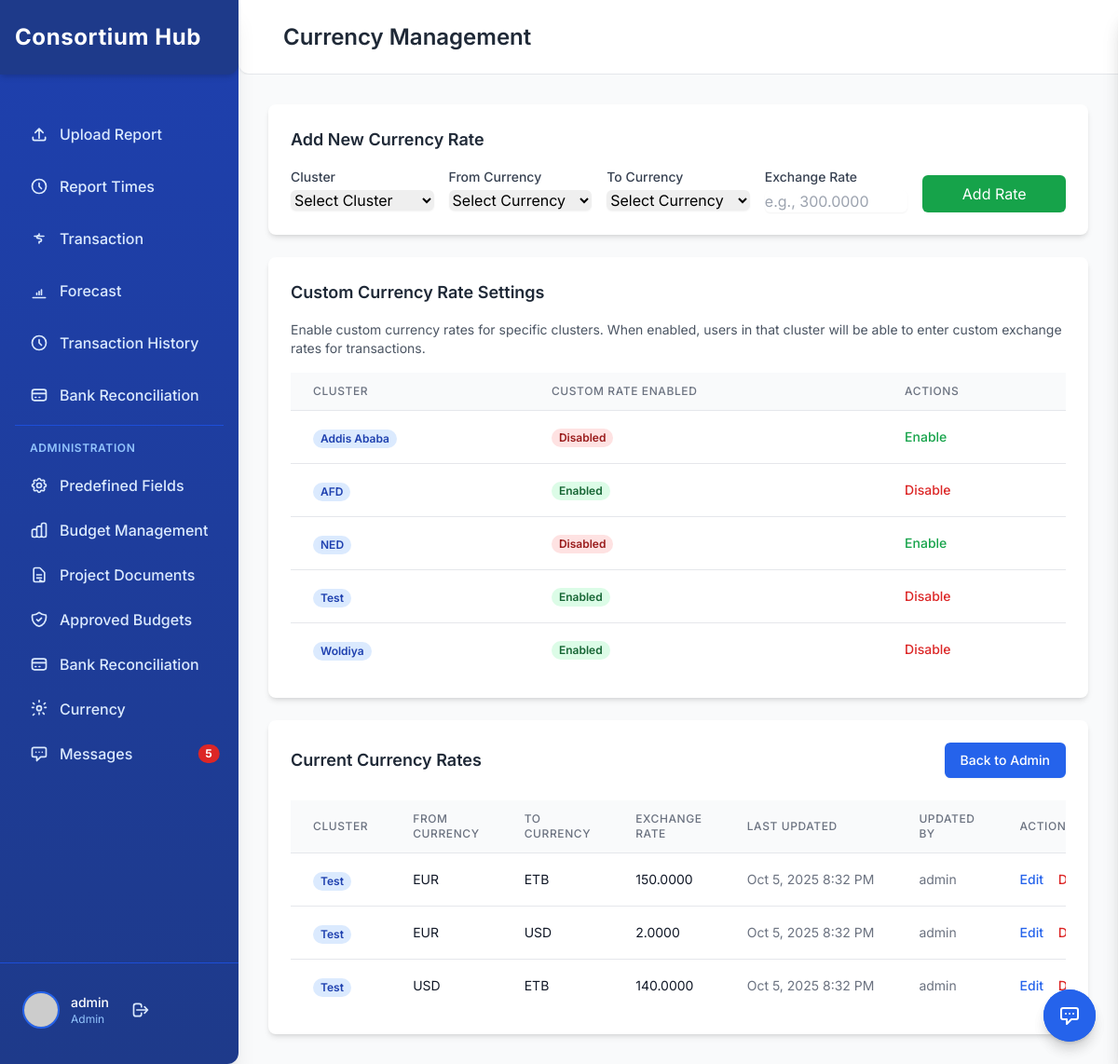
/admin_currency_management.php (signed in), run on the app's committed database.
### tables this page shows
CREATE TABLE `clusters` (
  `id` int(11) NOT NULL,
  `cluster_name` varchar(100) NOT NULL,
  `description` text DEFAULT NULL,
  `is_active` tinyint(1) DEFAULT 1,
  `created_at` timestamp NOT NULL DEFAULT current_timestamp(),
  `updated_at` timestamp NOT NULL DEFAULT current_timestamp() ON UPDATE current_timestamp(),
  `custom_currency_rate` tinyint(1) DEFAULT 0
);

CREATE TABLE `currency_rates` (
  `id` int(11) NOT NULL,
  `cluster_id` int(11) NOT NULL,
  `from_currency` varchar(3) NOT NULL,
  `to_currency` varchar(3) NOT NULL,
  `exchange_rate` decimal(10,4) NOT NULL,
  `last_updated` timestamp NOT NULL DEFAULT current_timestamp() ON UPDATE current_timestamp(),
  `updated_by` int(11) DEFAULT NULL,
  `is_active` tinyint(1) NOT NULL DEFAULT 1
);

CREATE TABLE `users` (
  `id` int(11) NOT NULL,
  `username` varchar(100) NOT NULL,
  `email` varchar(100) NOT NULL,
  `password` varchar(255) NOT NULL,
  `role` enum('admin','finance_officer') NOT NULL DEFAULT 'finance_officer',
  `cluster_name` varchar(100) DEFAULT NULL,
  `is_active` tinyint(1) DEFAULT 1,
  `created_at` timestamp NOT NULL DEFAULT current_timestamp(),
  `updated_at` timestamp NOT NULL DEFAULT current_timestamp() ON UPDATE current_timestamp()
);

### admin_currency_management.php (the view, shortened to what this page needs)
<?php
require_once 'db_connection_pdo.php';
require_once 'currency_functions.php';
$conn = $pdo_conn;
try {
    $clusterStmt = $conn->prepare("SELECT id, cluster_name, custom_currency_rate FROM clusters WHERE is_active = 1 ORDER BY cluster_name");
    $clusterStmt->execute();
    $clusters = $clusterStmt->fetchAll(PDO::FETCH_ASSOC);
} catch (Exception $e) {
    $error_message = "Error fetching clusters: " . $e->getMessage();
    $clusters = [];
}
try {
    $ratesStmt = $conn->prepare("SELECT cr.*, c.cluster_name, c.id as cluster_id, u.username
                                FROM currency_rates cr
                                JOIN clusters c ON cr.cluster_id = c.id
                                LEFT JOIN users u ON cr.updated_by = u.id
                                WHERE cr.is_active = 1
                                ORDER BY c.cluster_name, cr.from_currency, cr.to_currency");
    $ratesStmt->execute();
    $currencyRates = $ratesStmt->fetchAll(PDO::FETCH_ASSOC);
} catch (Exception $e) {
    $error_message = "Error fetching currency rates: " . $e->getMessage();
    $currencyRates = [];
}
?>
<?php include 'header.php'; ?>
<div class="flex flex-col flex-1 min-w-0">
    <header class="flex items-center justify-between h-20 px-8 bg-white border-b border-gray-200 shadow-sm rounded-bl-xl">
        <div class="flex items-center">
            <h2 class="ml-4 text-2xl font-semibold text-gray-800">Currency Management</h2>
        </div>
    </header>
    <main class="flex-1 p-8 overflow-y-auto overflow-x-auto bg-gray-50">
        <div class="max-w-6xl mx-auto space-y-6">
            <div class="bg-white rounded-lg shadow-md p-6">
                <h3 class="text-lg font-semibold text-gray-800 mb-4">Add New Currency Rate</h3>
                <form method="POST" class="grid grid-cols-1 md:grid-cols-5 gap-4">
                    <div>
                        <label for="cluster_id" class="block text-sm font-medium text-gray-700">Cluster</label>
                        <select id="cluster_id" name="cluster_id" required
                                class="mt-1 block w-full border-gray-300 rounded-md shadow-sm focus:ring-blue-500 focus:border-blue-500">
                            <option value="">Select Cluster</option>
                        </select>
                    </div>
                    <div>
                        <label for="from_currency" class="block text-sm font-medium text-gray-700">From Currency</label>
                        <select id="from_currency" name="from_currency" required
                                class="mt-1 block w-full border-gray-300 rounded-md shadow-sm focus:ring-blue-500 focus:border-blue-500">
                            <option value="">Select Currency</option>
                        </select>
                    </div>
                    <div>
                        <label for="to_currency" class="block text-sm font-medium text-gray-700">To Currency</label>
                        <select id="to_currency" name="to_currency" required
                                class="mt-1 block w-full border-gray-300 rounded-md shadow-sm focus:ring-blue-500 focus:border-blue-500">
                            <option value="">Select Currency</option>
                        </select>
                    </div>
                    <div>
                        <label for="exchange_rate" class="block text-sm font-medium text-gray-700">Exchange Rate</label>
                        <input type="number" id="exchange_rate" name="exchange_rate" step="0.0001" min="0.0001" required
                               placeholder="e.g., 300.0000"
                               class="mt-1 block w-full border-gray-300 rounded-md shadow-sm focus:ring-blue-500 focus:border-blue-500">
                    </div>
                    <div class="flex items-end">
                        <button type="submit"
                                class="w-full bg-green-600 text-white px-4 py-2 rounded-md hover:bg-green-700 focus:outline-none focus:ring-2 focus:ring-green-500">
                            Add Rate
                        </button>
                    </div>
                </form>
            </div>
            <div class="bg-white rounded-lg shadow-md p-6">
                <h3 class="text-lg font-semibold text-gray-800 mb-4">Custom Currency Rate Settings</h3>
                <p class="text-sm text-gray-600 mb-4">Enable custom currency rates for specific clusters. When enabled, users in that cluster will be able to enter custom exchange rates for transactions.</p>
                <div class="overflow-x-auto">
                    <table class="min-w-full divide-y divide-gray-200">
                        <thead class="bg-gray-50">
                            <tr>
                                <th scope="col" class="px-6 py-3 text-left text-xs font-medium text-gray-500 uppercase tracking-wider">Cluster</th>
                                <th scope="col" class="px-6 py-3 text-left text-xs font-medium text-gray-500 uppercase tracking-wider">Custom Rate Enabled</th>
                                <th scope="col" class="px-6 py-3 text-left text-xs font-medium text-gray-500 uppercase tracking-wider">Actions</th>
                            </tr>
                        </thead>
                        <tbody class="bg-white divide-y divide-gray-200">
                            <?php foreach ($clusters as $cluster): ?>
                                <tr>
                                    <td class="px-6 py-4 whitespace-nowrap">
                                        <span class="px-2 inline-flex text-xs leading-5 font-semibold rounded-full bg-blue-100 text-blue-800">
                                            <?php echo htmlspecialchars($cluster['cluster_name']); ?>
                                        </span>
                                    </td>
                                    <td class="px-6 py-4 whitespace-nowrap text-sm text-gray-900">
                                        <?php if ($cluster['custom_currency_rate']): ?>
                                            <span class="px-2 inline-flex text-xs leading-5 font-semibold rounded-full bg-green-100 text-green-800">
                                                Enabled
                                            </span>
                                        <?php else: ?>
                                            <span class="px-2 inline-flex text-xs leading-5 font-semibold rounded-full bg-red-100 text-red-800">
                                                Disabled
                                            </span>
                                        <?php endif; ?>
                                    </td>
                                    <td class="px-6 py-4 whitespace-nowrap text-sm font-medium">
                                        <form method="POST" class="inline">
                                            <?php if ($cluster['custom_currency_rate']): ?>
                                                <button type="submit"
                                                        class="text-red-600 hover:text-red-900"
                                                        onclick="return confirm('Disable custom currency rates for <?php echo htmlspecialchars($cluster['cluster_name']); ?>?')">
                                                    Disable
                                                </button>
                                            <?php else: ?>
                                                <button type="submit"
                                                        class="text-green-600 hover:text-green-900"
                                                        onclick="return confirm('Enable custom currency rates for <?php echo htmlspecialchars($cluster['cluster_name']); ?>?')">
                                                    Enable
                                                </button>
                                            <?php endif; ?>
                                        </form>
                                    </td>
                                </tr>
                            <?php endforeach; ?>
                        </tbody>
                    </table>
                </div>
            </div>
            <div class="bg-white rounded-lg shadow-md p-6">
                <div class="flex justify-between items-center mb-6">
                    <h3 class="text-lg font-semibold text-gray-800">Current Currency Rates</h3>
                    <a href="admin.php" class="inline-flex items-center px-4 py-2 border border-transparent text-sm font-medium rounded-md shadow-sm text-white bg-blue-600 hover:bg-blue-700 focus:outline-none focus:ring-2 focus:ring-offset-2 focus:ring-blue-500">
                        Back to Admin
                    </a>
                </div>
                <?php if (empty($currencyRates)): ?>
                    <div class="text-center py-8">
                        <svg class="mx-auto h-12 w-12 text-gray-400" fill="none" stroke="currentColor" viewBox="0 0 24 24">
                            <path stroke-linecap="round" stroke-linejoin="round" stroke-width="2" d="M12 8c-1.657 0-3 .895-3 2s1.343 2 3 2 3 .895 3 2-1.343 2-3 2m0-8c1.11 0 2.08.402 2.599 1M12 8V7m0 1v8m0 0v1m0-1c-1.11 0-2.08-.402-2.599-1"></path>
                        </svg>
                        <h3 class="mt-2 text-sm font-medium text-gray-900">No currency rates</h3>
                        <p class="mt-1 text-sm text-gray-500">No currency rates have been configured yet.</p>
                    </div>
                <?php else: ?>
                    <div class="overflow-x-auto">
                        <table class="min-w-full divide-y divide-gray-200">
                            <thead class="bg-gray-50">
                                <tr>
                                    <th scope="col" class="px-6 py-3 text-left text-xs font-medium text-gray-500 uppercase tracking-wider">Cluster</th>
                                    <th scope="col" class="px-6 py-3 text-left text-xs font-medium text-gray-500 uppercase tracking-wider">From Currency</th>
                                    <th scope="col" class="px-6 py-3 text-left text-xs font-medium text-gray-500 uppercase tracking-wider">To Currency</th>
                                    <th scope="col" class="px-6 py-3 text-left text-xs font-medium text-gray-500 uppercase tracking-wider">Exchange Rate</th>
                                    <th scope="col" class="px-6 py-3 text-left text-xs font-medium text-gray-500 uppercase tracking-wider">Last Updated</th>
                                    <th scope="col" class="px-6 py-3 text-left text-xs font-medium text-gray-500 uppercase tracking-wider">Updated By</th>
                                    <th scope="col" class="px-6 py-3 text-left text-xs font-medium text-gray-500 uppercase tracking-wider">Actions</th>
                                </tr>
                            </thead>
                            <tbody class="bg-white divide-y divide-gray-200">
                                <?php foreach ($currencyRates as $rate): ?>
                                    <tr>
                                        <td class="px-6 py-4 whitespace-nowrap">
                                            <span class="px-2 inline-flex text-xs leading-5 font-semibold rounded-full bg-blue-100 text-blue-800">
                                                <?php echo htmlspecialchars($rate['cluster_name']); ?>
                                            </span>
                                        </td>
                                        <td class="px-6 py-4 whitespace-nowrap text-sm text-gray-900">
                                            <?php echo htmlspecialchars($rate['from_currency']); ?>
                                        </td>
                                        <td class="px-6 py-4 whitespace-nowrap text-sm text-gray-900">
                                            <?php echo htmlspecialchars($rate['to_currency']); ?>
                                        </td>
                                        <td class="px-6 py-4 whitespace-nowrap text-sm text-gray-900">
                                            <?php echo number_format($rate['exchange_rate'], 4); ?>
                                        </td>
                                        <td class="px-6 py-4 whitespace-nowrap text-sm text-gray-500">
                                            <?php echo date('M j, Y g:i A', strtotime($rate['last_updated'])); ?>
                                        </td>
                                        <td class="px-6 py-4 whitespace-nowrap text-sm text-gray-500">
                                            <?php echo htmlspecialchars($rate['username'] ?? 'System'); ?>
                                        </td>
                                        <td class="px-6 py-4 whitespace-nowrap text-sm font-medium">
                                            <button onclick="editRate(<?php echo $rate['id']; ?>, <?php echo $rate['cluster_id']; ?>, '<?php echo htmlspecialchars($rate['cluster_name']); ?>', '<?php echo $rate['from_currency']; ?>', '<?php echo $rate['to_currency']; ?>', <?php echo $rate['exchange_rate']; ?>)"
                                                    class="text-blue-600 hover:text-blue-900 mr-3">
                                                Edit
                                            </button>
                                            <button onclick="deleteRate(<?php echo $rate['id']; ?>, '<?php echo htmlspecialchars($rate['cluster_name']); ?>', '<?php echo $rate['from_currency']; ?>', '<?php echo $rate['to_currency']; ?>')"
                                                    class="text-red-600 hover:text-red-900">
                                                Delete
                                            </button>
                                        </td>
                                    </tr>
                                <?php endforeach; ?>
                            </tbody>
                        </table>
                    </div>
                <?php endif; ?>
            </div>
        </div>
    </main>
</div>
<?php include 'message_system.php'; ?>

### header.php (style rules this page uses)
body { font-family: 'Inter', sans-serif; overflow-y: auto; overflow-x: hidden; }

### data on the page
clusters: cluster_name "Addis Ababa", custom_currency_rate "Disabled"
clusters: cluster_name "AFD", custom_currency_rate "Enabled"
clusters: cluster_name "NED", custom_currency_rate "Disabled"
clusters: cluster_name "Test", custom_currency_rate "Enabled"
clusters: cluster_name "Woldiya", custom_currency_rate "Enabled"
currency_rates: cluster.cluster_name "Test", from_currency "EUR", to_currency "ETB", exchange_rate "150.0000", last_updated "Oct 5, 2025 8:32 PM", users.username "admin"
currency_rates: cluster.cluster_name "Test", from_currency "EUR", to_currency "USD", exchange_rate "2.0000", last_updated "Oct 5, 2025 8:32 PM", users.username "admin"
currency_rates: cluster.cluster_name "Test", from_currency "USD", to_currency "ETB", exchange_rate "140.0000", last_updated "Oct 5, 2025 8:32 PM", users.username "admin"

### other printed values
$unread_count "5"
$_SESSION['username'] "admin"
$_SESSION['role'] "Admin"
